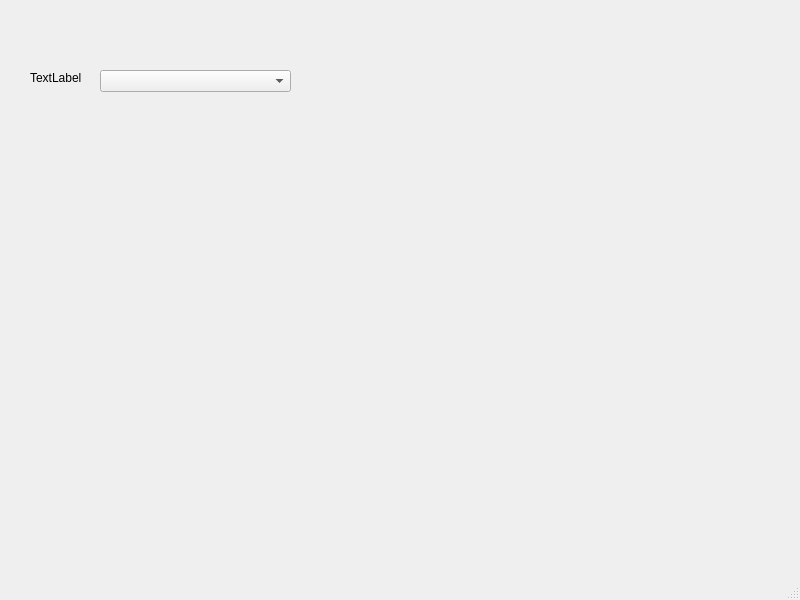
<?xml version="1.0" encoding="UTF-8"?>
<ui version="4.0">
 <class>MainWindow</class>
 <widget class="QMainWindow" name="MainWindow">
  <property name="geometry">
   <rect>
    <x>0</x>
    <y>0</y>
    <width>800</width>
    <height>600</height>
   </rect>
  </property>
  <property name="windowTitle">
   <string>MainWindow</string>
  </property>
  <widget class="QWidget" name="centralwidget">
   <widget class="QLabel" name="label">
    <property name="geometry">
     <rect>
      <x>30</x>
      <y>70</y>
      <width>58</width>
      <height>15</height>
     </rect>
    </property>
    <property name="text">
     <string>TextLabel</string>
    </property>
   </widget>
   <widget class="QComboBox" name="comboBox">
    <property name="geometry">
     <rect>
      <x>100</x>
      <y>70</y>
      <width>191</width>
      <height>22</height>
     </rect>
    </property>
   </widget>
  </widget>
  <widget class="QMenuBar" name="menubar">
   <property name="geometry">
    <rect>
     <x>0</x>
     <y>0</y>
     <width>800</width>
     <height>25</height>
    </rect>
   </property>
  </widget>
  <widget class="QStatusBar" name="statusbar"/>
 </widget>
 <resources/>
 <connections/>
</ui>
